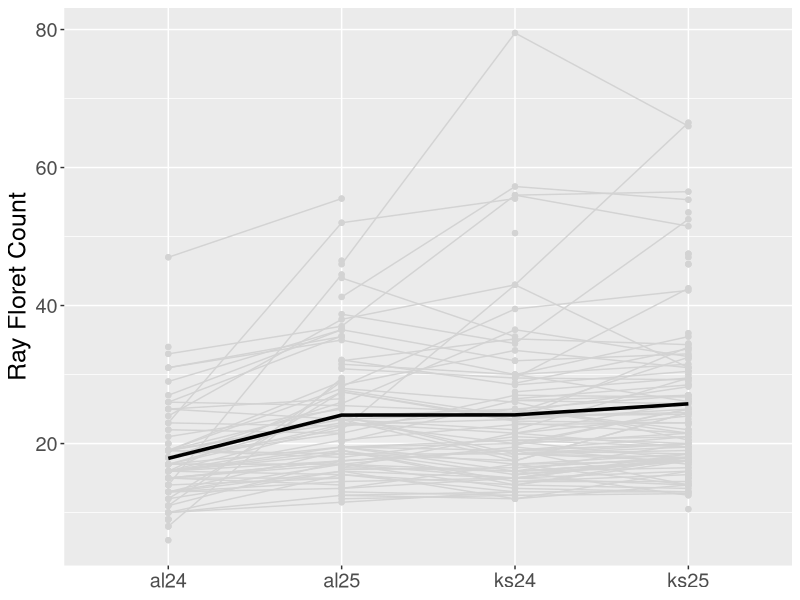

Write R code to recreate this figure. (Note: this script raises an error after producing the figure.)
################################################################################
# Gene-by-Environment Interaction Analysis
################################################################################
# Purpose: Analyze genotype-by-environment (GxE) interactions for quantitative
#          traits using linear models; create interaction plots showing trait
#          responses across environments and genotypes
# Input: final_phenos2.csv - Phenotypic data with genotypes and environments
# Output: Model summaries, ANOVA tables, interaction plots for each trait
# Traits: RFC (Ray Floret Count), SM (Seed Mass), SNC (Seed Number),
#         RD (Receptacle Diameter)
################################################################################

# Clear workspace
gc()
rm(list = ls())

# ============================================================================
# LOAD REQUIRED LIBRARIES
# ============================================================================
library("ggplot2")      # Grammar of graphics for publication-quality plots
library("emmeans")      # Estimated marginal means and interaction plots
library("dplyr")        # Data manipulation (group_by, summarise, mutate)
library("ggpubr")       # Publication-ready ggplot2 theme extensions

# ============================================================================
# SECTION 1: DATA INPUT AND STRUCTURE
# ============================================================================
# Load phenotypic data with proper encoding
data <- read.csv("final_phenos2.csv", stringsAsFactors = FALSE, 
                 fileEncoding = "latin1", na.strings = NA)

# Examine data structure
head(data)
tail(data)
str(data)

# Convert categorical variables (columns 1-21) to factors
data[, 1:21] <- lapply(data[, 1:21], factor)

# Convert quantitative traits (columns 22-27) to numeric
data[, 22:27] <- lapply(data[, 22:27], as.numeric)

# Verify conversions
str(data)
summary(data)

# Attach data frame for direct column access
attach(data)

# ============================================================================
# SECTION 2: FIT LINEAR MODELS WITH GENOTYPE-BY-ENVIRONMENT INTERACTIONS
# ============================================================================
# Model formula: Trait ~ clone + rep + env + clone:rep + clone:env
# This partitions variance into main effects and interaction terms

# Ray Floret Count model
fm1 <- lm(RFC ~ clone * rep * env, data = data)
summary(fm1)
anova(fm1)

# Seed Mass model
fm2 <- lm(SM ~ clone * rep * env, data = data)
summary(fm2)
anova(fm2)

# Seed Number per Capitulum model
fm3 <- lm(SNC ~ clone * rep * env, data = data)
summary(fm3)
anova(fm3)

# Receptacle Diameter model
fm4 <- lm(RD ~ clone * rep * env, data = data)
summary(fm4)
anova(fm4)

# ============================================================================
# SECTION 3: CALCULATE TRAIT MEANS BY ENVIRONMENT
# ============================================================================
# Calculate mean phenotypic values across all genotypes for each environment
# These means are overlaid on genotype-specific trends for visual reference

# Ray Floret Count means by environment
env_means_rfc <- data %>%
  group_by(env) %>%
  summarise(mean_value = mean(RFC, na.rm = TRUE)) %>%
  # Create numeric environment index for plotting
  mutate(env_num = as.numeric(factor(env)),
         trait = "RFC")

# Seed Mass means by environment
env_means_sm <- data %>%
  group_by(env) %>%
  summarise(mean_value = mean(SM, na.rm = TRUE)) %>%
  mutate(env_num = as.numeric(factor(env)),
         trait = "SM")

# Seed Number per Capitulum means
# Note: Only 2 environments have SNC data (al25 and ks25)
env_means_snc <- data %>%
  group_by(env) %>%
  summarise(mean_value = mean(SNC, na.rm = TRUE)) %>%
  mutate(env_num = as.numeric(factor(env)),
         trait = "SNC")
# Subset and renumber environments
env_means_snc <- env_means_snc[c(2, 4), ]
env_means_snc$env_num <- c(1, 2)

# Receptacle Diameter means (2 environments: al25, ks25)
env_means_rd <- data %>%
  group_by(env) %>%
  summarise(mean_value = mean(RD, na.rm = TRUE)) %>%
  mutate(env_num = as.numeric(factor(env)),
         trait = "RD")
# Subset and renumber environments
env_means_rd <- env_means_rd[c(2, 4), ]
env_means_rd$env_num <- c(1, 2)

# ============================================================================
# SECTION 4: CREATE GENOTYPE-BY-ENVIRONMENT INTERACTION PLOTS
# ============================================================================
# Each plot shows trait values for each genotype across environments
# Light gray lines = individual genotypes
# Black line = population mean (for visual reference)

# Ray Floret Count interaction plot
plot_rfc <- emmip(fm1, clone ~ env) +
  theme(legend.position = 'none') +
  ylab("Ray Floret Count") +
  xlab(NULL) +
  theme(text = element_text(size = 18)) +
  # All genotype lines in light gray
  scale_colour_manual(values = rep("lightgray", 300)) +
  # Overlay population mean as solid black line
  geom_line(data = env_means_rfc, aes(x = env_num, y = mean_value),
            colour = "black", linewidth = 1.2, linetype = "solid", inherit.aes = FALSE)

# Seed Mass interaction plot
plot_sm <- emmip(fm2, clone ~ env) +
  theme(legend.position = 'none') +
  ylab("Seed Mass (mg)") +
  xlab(NULL) +
  theme(text = element_text(size = 18)) +
  scale_colour_manual(values = rep("lightgray", 300)) +
  geom_line(data = env_means_sm, aes(x = env_num, y = mean_value),
            colour = "black", linewidth = 1.2, linetype = "solid", inherit.aes = FALSE)

# Seed Number per Capitulum interaction plot
plot_snc <- emmip(fm3, clone ~ env) +
  theme(legend.position = 'none') +
  ylab("Seed Number per Capitulum") +
  xlab(NULL) +
  theme(text = element_text(size = 18)) +
  scale_colour_manual(values = rep("lightgray", 300)) +
  geom_line(data = env_means_snc, aes(x = env_num, y = mean_value),
            colour = "black", linewidth = 1.2, linetype = "solid", inherit.aes = FALSE)

# Receptacle Diameter interaction plot
plot_rd <- emmip(fm4, clone ~ env) +
  theme(legend.position = 'none') +
  ylab("Receptacle Diameter (mm)") +
  xlab(NULL) +
  theme(text = element_text(size = 18)) +
  scale_colour_manual(values = rep("lightgray", 300)) +
  geom_line(data = env_means_rd, aes(x = env_num, y = mean_value),
            colour = "black", linewidth = 1.2, linetype = "solid", inherit.aes = FALSE)

# ============================================================================
# SECTION 5: DISPLAY PLOTS
# ============================================================================
# Print Ray Floret Count plot to console/graphics window
plot_rfc
plot_sm
plot_snc
plot_rd

tiff("g_x_e_plots.jpeg", width = 30, height = 30, res = 100, units = "cm")
ggarrange(plot_rfc,plot_sm,plot_snc,plot_rd, ncol = 2, nrow = 2)
dev.off()
